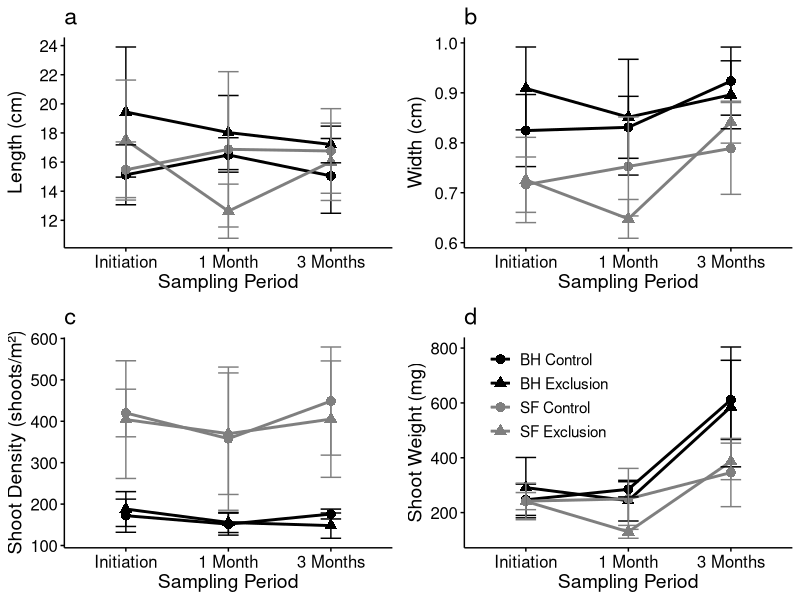
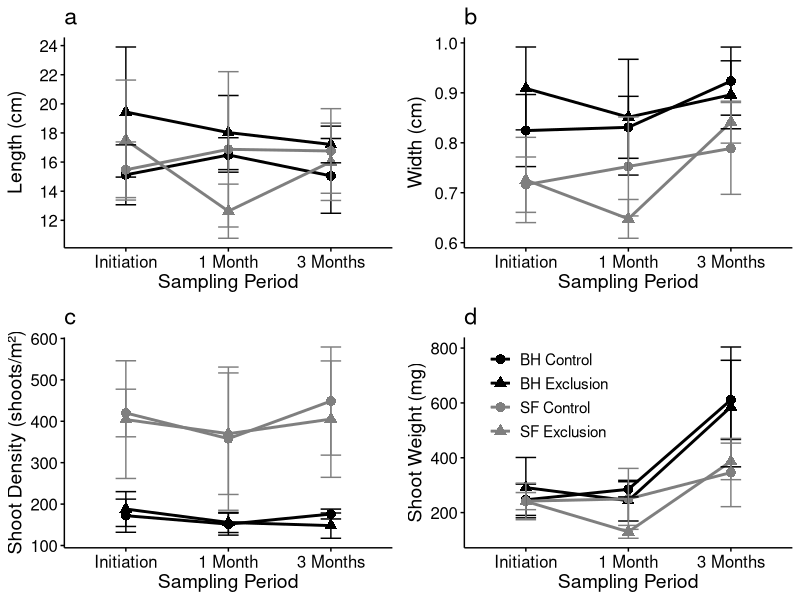
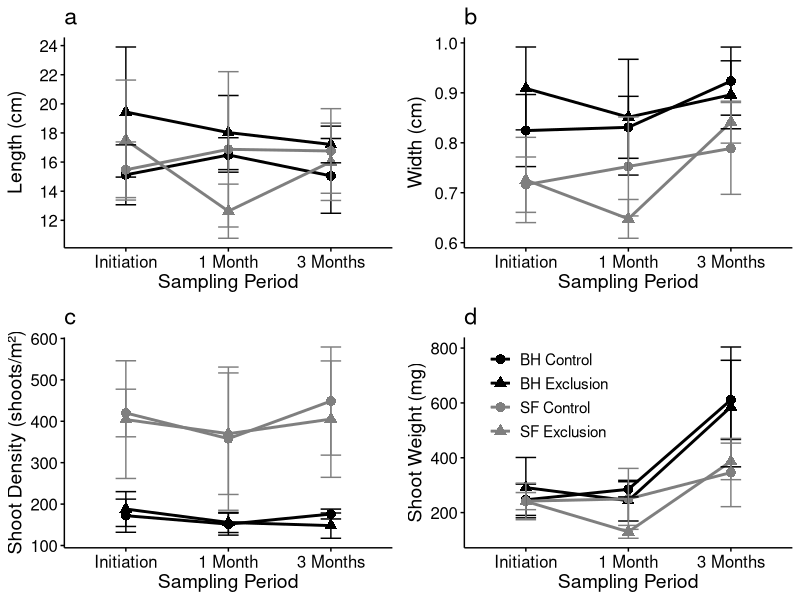

Write the R code that produced these figures, in order.
#This script creates Figure S3 timeseries seagrass parameters

# Required libraries
library(tidyverse)
library(cowplot)
library(ggplot2)

# Load data
data <- read.csv("biminigrazing_plot_summary.csv", header = TRUE)

# Pivot the data to a long format
data_long <- data %>%
  pivot_longer(
    cols = c(t1, t2, t3),        # Specify only the time-point columns
    names_to = "time",           # New column for time (t1, t2, t3)
    values_to = "value"          # New column for values (numeric data)
  )

# Recode time for correct order and labels
data_long <- data_long %>%
  mutate(time = factor(time,
                       levels = c("t1", "t2", "t3"),
                       labels = c("Initiation", "1 Month", "3 Months")))

# Create a group variable for lines
data_long <- data_long %>%
  mutate(group = paste(location, treatment))

# Summarize: calculate mean and SD
summary_data <- data_long %>%
  group_by(variable, location, treatment, time, group) %>%
  summarise(
    mean_value = mean(value, na.rm = TRUE),
    sd_value = sd(value, na.rm = TRUE),
    n = n()
  ) %>%
  ungroup()

# Create a group label for cleaner legend
summary_data <- summary_data %>%
  mutate(group_label = case_when(
    location == "Bonefish Hole" & treatment == "Control" ~ "BH Control",
    location == "Bonefish Hole" & treatment == "Exclusion" ~ "BH Exclusion",
    location == "South Flats" & treatment == "Control" ~ "SF Control",
    location == "South Flats" & treatment == "Exclusion" ~ "SF Exclusion"
  ))

# Define y-axis labels
y_axis_labels <- c(
  "length" = "Length (cm)",
  "width" = "Width (cm)",
  "ssdensity" = "Shoot Density (shoots/m²)",
  "ssweight" = "Shoot Weight (mg)"
)

# Create individual time series plots
plots <- list()
response_vars <- unique(summary_data$variable)

for (resp in response_vars) {
  plot_data <- summary_data %>% filter(variable == resp)
  
  p <- ggplot(plot_data, aes(x = time, y = mean_value, group = group_label)) +
    geom_line(aes(color = group_label), linewidth = 1) +
    geom_point(aes(shape = group_label, color = group_label), size = 3) +
    geom_errorbar(aes(ymin = mean_value - sd_value, ymax = mean_value + sd_value, color = group_label),
                  width = 0.2) +
    scale_color_manual(values = c(
      "BH Control" = "black",
      "BH Exclusion" = "black",
      "SF Control" = "grey50",
      "SF Exclusion" = "grey50"
    )) +
    scale_shape_manual(values = c(
      "BH Control" = 16,   # Filled circle
      "BH Exclusion" = 17, # Filled triangle
      "SF Control" = 16,   # Filled circle
      "SF Exclusion" = 17  # Filled triangle
    )) +
    labs(
      y = y_axis_labels[[resp]],
      x = "Sampling Period",
      color = "Site and Treatment",
      shape = "Site and Treatment"
    ) +
    theme_minimal() +
    theme(
      panel.grid = element_blank(),
      panel.background = element_blank(),
      plot.background = element_blank(),
      axis.line = element_line(color = "black"),
      axis.ticks = element_line(color = "black"),
      axis.text.x = element_text(angle = 0, hjust = 0.5, size = 12, color = "black"),
      axis.text.y = element_text(size = 12, color = "black"),
      axis.title = element_text(size = 14, color = "black"),
      text = element_text(size = 14, color = "black"),
      strip.text = element_text(size = 14, face = "bold", color = "black"),
      legend.background = element_blank(),
      legend.title = element_blank(),
      legend.text = element_text(size = 11, color = "black")
    )
  
  # Update y-axis for length
  if (resp == "length") {
    p <- p + scale_y_continuous(breaks = scales::breaks_width(2))
  }
  
  # If plotting Shoot Weight (ssweight), move legend inside top left
  if (resp == "ssweight") {
    p <- p + theme(
      legend.position = c(0.05, 0.99),
      legend.justification = c("left", "top"),
      legend.background = element_blank()
    )
  } else {
    # Remove legend from other panels
    p <- p + theme(legend.position = "none")
  }
  
  plots[[resp]] <- p
}

# Combine plots into a 2x2 grid
final_plot <- plot_grid(
  plots[["length"]] + ggtitle("a"),
  plots[["width"]] + ggtitle("b"),
  plots[["ssdensity"]] + ggtitle("c"),
  plots[["ssweight"]] + ggtitle("d"),  # Legend stays here
  ncol = 2, align = "hv"
)

# Save the final plot
ggsave(
  filename = "Sup Figure S3_Bimini_Grazing_timeseries.pdf",
  plot = final_plot,
  device = "pdf",
  width = 10,
  height = 8,
  units = "in"
)

ggsave(
  filename = "Sup Figure S3_Bimini_Grazing_timeseries.jpeg",
  plot = final_plot,
  device = "jpeg",
  dpi = 300,
  width = 10,
  height = 8,
  units = "in"
)

# Display the final plot
print(final_plot)
